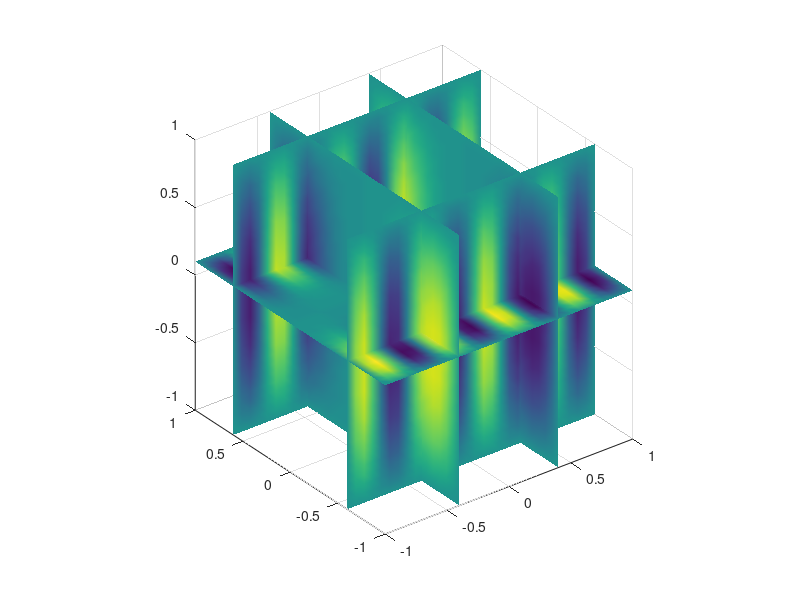

Reproduce this figure in MATLAB. (Note: this script raises an error after producing the figure.)
disp('*** aufgabe 6');
clear
%4d-Funtion (volumetrische Daten) daher z.B. farblich markierte Schnitte durch das Volumen

x = linspace (-1,1,30);
[X,Y,Z] = meshgrid(x,x,x);
V = sin(4*pi*X).*sin(pi*Y).*Y.^2.*(Z.^2-1);
sx = [-0.4,0.4]; sy = [-0.6,0.6]; 
sz = [0.1];
figure
slice(X,Y,Z,V,sx,sy,sz)
shading interp
axis equal
alpha(0.6) % Transparency
